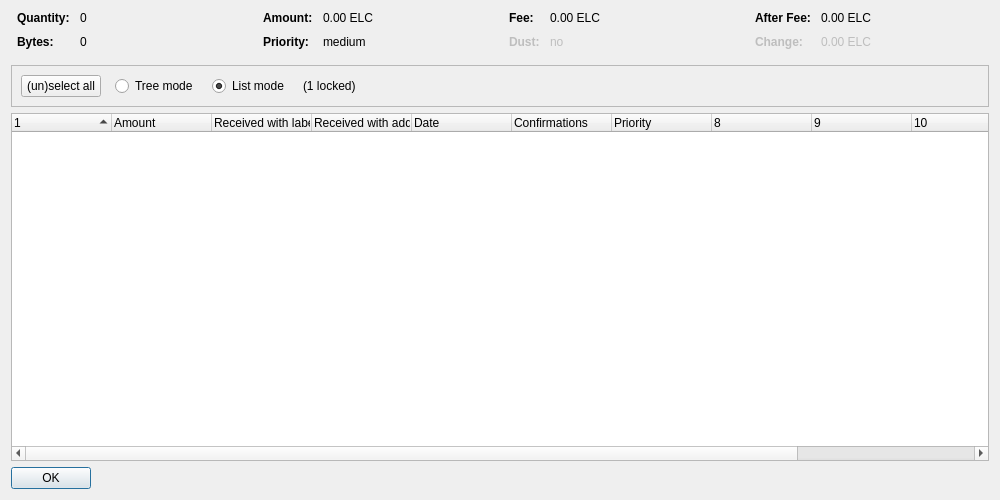
<?xml version="1.0" encoding="UTF-8"?>
<ui version="4.0">
 <class>CoinControlDialog</class>
 <widget class="QDialog" name="CoinControlDialog">
  <property name="geometry">
   <rect>
    <x>0</x>
    <y>0</y>
    <width>1000</width>
    <height>500</height>
   </rect>
  </property>
  <property name="windowTitle">
   <string>Coin Selection</string>
  </property>
  <layout class="QVBoxLayout" name="verticalLayout">
   <item>
    <layout class="QHBoxLayout" name="horizontalLayoutTop" stretch="0,0,0,0">
     <property name="topMargin">
      <number>0</number>
     </property>
     <property name="bottomMargin">
      <number>10</number>
     </property>
     <item>
      <layout class="QFormLayout" name="formLayoutCoinControl1">
       <property name="horizontalSpacing">
        <number>10</number>
       </property>
       <property name="verticalSpacing">
        <number>10</number>
       </property>
       <property name="leftMargin">
        <number>6</number>
       </property>
       <property name="rightMargin">
        <number>6</number>
       </property>
       <item row="0" column="0">
        <widget class="QLabel" name="labelCoinControlQuantityText">
         <property name="font">
          <font>
           <weight>75</weight>
           <bold>true</bold>
          </font>
         </property>
         <property name="text">
          <string>Quantity:</string>
         </property>
        </widget>
       </item>
       <item row="0" column="1">
        <widget class="QLabel" name="labelCoinControlQuantity">
         <property name="cursor">
          <cursorShape>IBeamCursor</cursorShape>
         </property>
         <property name="contextMenuPolicy">
          <enum>Qt::ActionsContextMenu</enum>
         </property>
         <property name="text">
          <string notr="true">0</string>
         </property>
         <property name="textInteractionFlags">
          <set>Qt::LinksAccessibleByMouse|Qt::TextSelectableByKeyboard|Qt::TextSelectableByMouse</set>
         </property>
        </widget>
       </item>
       <item row="1" column="0">
        <widget class="QLabel" name="labelCoinControlBytesText">
         <property name="font">
          <font>
           <weight>75</weight>
           <bold>true</bold>
          </font>
         </property>
         <property name="text">
          <string>Bytes:</string>
         </property>
        </widget>
       </item>
       <item row="1" column="1">
        <widget class="QLabel" name="labelCoinControlBytes">
         <property name="cursor">
          <cursorShape>IBeamCursor</cursorShape>
         </property>
         <property name="contextMenuPolicy">
          <enum>Qt::ActionsContextMenu</enum>
         </property>
         <property name="text">
          <string notr="true">0</string>
         </property>
         <property name="textInteractionFlags">
          <set>Qt::LinksAccessibleByMouse|Qt::TextSelectableByKeyboard|Qt::TextSelectableByMouse</set>
         </property>
        </widget>
       </item>
      </layout>
     </item>
     <item>
      <layout class="QFormLayout" name="formLayoutCoinControl2">
       <property name="horizontalSpacing">
        <number>10</number>
       </property>
       <property name="verticalSpacing">
        <number>10</number>
       </property>
       <property name="leftMargin">
        <number>6</number>
       </property>
       <property name="rightMargin">
        <number>6</number>
       </property>
       <item row="0" column="0">
        <widget class="QLabel" name="labelCoinControlAmountText">
         <property name="font">
          <font>
           <weight>75</weight>
           <bold>true</bold>
          </font>
         </property>
         <property name="text">
          <string>Amount:</string>
         </property>
        </widget>
       </item>
       <item row="0" column="1">
        <widget class="QLabel" name="labelCoinControlAmount">
         <property name="cursor">
          <cursorShape>IBeamCursor</cursorShape>
         </property>
         <property name="contextMenuPolicy">
          <enum>Qt::ActionsContextMenu</enum>
         </property>
         <property name="text">
          <string notr="true">0.00 ELC</string>
         </property>
         <property name="textInteractionFlags">
          <set>Qt::LinksAccessibleByMouse|Qt::TextSelectableByKeyboard|Qt::TextSelectableByMouse</set>
         </property>
        </widget>
       </item>
       <item row="1" column="0">
        <widget class="QLabel" name="labelCoinControlPriorityText">
         <property name="font">
          <font>
           <weight>75</weight>
           <bold>true</bold>
          </font>
         </property>
         <property name="text">
          <string>Priority:</string>
         </property>
        </widget>
       </item>
       <item row="1" column="1">
        <widget class="QLabel" name="labelCoinControlPriority">
         <property name="cursor">
          <cursorShape>IBeamCursor</cursorShape>
         </property>
         <property name="contextMenuPolicy">
          <enum>Qt::ActionsContextMenu</enum>
         </property>
         <property name="text">
          <string notr="true">medium</string>
         </property>
         <property name="textInteractionFlags">
          <set>Qt::LinksAccessibleByMouse|Qt::TextSelectableByKeyboard|Qt::TextSelectableByMouse</set>
         </property>
        </widget>
       </item>
      </layout>
     </item>
     <item>
      <layout class="QFormLayout" name="formLayoutCoinControl3">
       <property name="horizontalSpacing">
        <number>10</number>
       </property>
       <property name="verticalSpacing">
        <number>10</number>
       </property>
       <property name="leftMargin">
        <number>6</number>
       </property>
       <property name="rightMargin">
        <number>6</number>
       </property>
       <item row="0" column="0">
        <widget class="QLabel" name="labelCoinControlFeeText">
         <property name="font">
          <font>
           <weight>75</weight>
           <bold>true</bold>
          </font>
         </property>
         <property name="text">
          <string>Fee:</string>
         </property>
        </widget>
       </item>
       <item row="0" column="1">
        <widget class="QLabel" name="labelCoinControlFee">
         <property name="cursor">
          <cursorShape>IBeamCursor</cursorShape>
         </property>
         <property name="contextMenuPolicy">
          <enum>Qt::ActionsContextMenu</enum>
         </property>
         <property name="text">
          <string notr="true">0.00 ELC</string>
         </property>
         <property name="textInteractionFlags">
          <set>Qt::LinksAccessibleByMouse|Qt::TextSelectableByKeyboard|Qt::TextSelectableByMouse</set>
         </property>
        </widget>
       </item>
       <item row="1" column="0">
        <widget class="QLabel" name="labelCoinControlLowOutputText">
         <property name="enabled">
          <bool>false</bool>
         </property>
         <property name="font">
          <font>
           <weight>75</weight>
           <bold>true</bold>
          </font>
         </property>
         <property name="text">
          <string>Dust:</string>
         </property>
        </widget>
       </item>
       <item row="1" column="1">
        <widget class="QLabel" name="labelCoinControlLowOutput">
         <property name="enabled">
          <bool>false</bool>
         </property>
         <property name="cursor">
          <cursorShape>IBeamCursor</cursorShape>
         </property>
         <property name="contextMenuPolicy">
          <enum>Qt::ActionsContextMenu</enum>
         </property>
         <property name="text">
          <string notr="true">no</string>
         </property>
         <property name="textInteractionFlags">
          <set>Qt::LinksAccessibleByMouse|Qt::TextSelectableByKeyboard|Qt::TextSelectableByMouse</set>
         </property>
        </widget>
       </item>
      </layout>
     </item>
     <item>
      <layout class="QFormLayout" name="formLayoutCoinControl4">
       <property name="horizontalSpacing">
        <number>10</number>
       </property>
       <property name="verticalSpacing">
        <number>10</number>
       </property>
       <property name="leftMargin">
        <number>6</number>
       </property>
       <property name="rightMargin">
        <number>6</number>
       </property>
       <item row="0" column="0">
        <widget class="QLabel" name="labelCoinControlAfterFeeText">
         <property name="font">
          <font>
           <weight>75</weight>
           <bold>true</bold>
          </font>
         </property>
         <property name="text">
          <string>After Fee:</string>
         </property>
        </widget>
       </item>
       <item row="0" column="1">
        <widget class="QLabel" name="labelCoinControlAfterFee">
         <property name="cursor">
          <cursorShape>IBeamCursor</cursorShape>
         </property>
         <property name="contextMenuPolicy">
          <enum>Qt::ActionsContextMenu</enum>
         </property>
         <property name="text">
          <string notr="true">0.00 ELC</string>
         </property>
         <property name="textInteractionFlags">
          <set>Qt::LinksAccessibleByMouse|Qt::TextSelectableByKeyboard|Qt::TextSelectableByMouse</set>
         </property>
        </widget>
       </item>
       <item row="1" column="0">
        <widget class="QLabel" name="labelCoinControlChangeText">
         <property name="enabled">
          <bool>false</bool>
         </property>
         <property name="font">
          <font>
           <weight>75</weight>
           <bold>true</bold>
          </font>
         </property>
         <property name="text">
          <string>Change:</string>
         </property>
        </widget>
       </item>
       <item row="1" column="1">
        <widget class="QLabel" name="labelCoinControlChange">
         <property name="enabled">
          <bool>false</bool>
         </property>
         <property name="cursor">
          <cursorShape>IBeamCursor</cursorShape>
         </property>
         <property name="contextMenuPolicy">
          <enum>Qt::ActionsContextMenu</enum>
         </property>
         <property name="text">
          <string notr="true">0.00 ELC</string>
         </property>
         <property name="textInteractionFlags">
          <set>Qt::LinksAccessibleByMouse|Qt::TextSelectableByKeyboard|Qt::TextSelectableByMouse</set>
         </property>
        </widget>
       </item>
      </layout>
     </item>
    </layout>
   </item>
   <item>
    <widget class="QFrame" name="frame">
     <property name="minimumSize">
      <size>
       <width>0</width>
       <height>40</height>
      </size>
     </property>
     <property name="frameShape">
      <enum>QFrame::StyledPanel</enum>
     </property>
     <property name="frameShadow">
      <enum>QFrame::Sunken</enum>
     </property>
     <layout class="QHBoxLayout" name="horizontalLayout">
      <item>
       <layout class="QHBoxLayout" name="horizontalLayoutPanel" stretch="0,0,0,0,0">
        <property name="spacing">
         <number>14</number>
        </property>
        <item>
         <widget class="QPushButton" name="pushButtonSelectAll">
          <property name="sizePolicy">
           <sizepolicy hsizetype="Maximum" vsizetype="Fixed">
            <horstretch>0</horstretch>
            <verstretch>0</verstretch>
           </sizepolicy>
          </property>
          <property name="text">
           <string>(un)select all</string>
          </property>
          <property name="autoDefault">
           <bool>false</bool>
          </property>
         </widget>
        </item>
        <item>
         <widget class="QRadioButton" name="radioTreeMode">
          <property name="sizePolicy">
           <sizepolicy hsizetype="Maximum" vsizetype="Fixed">
            <horstretch>0</horstretch>
            <verstretch>0</verstretch>
           </sizepolicy>
          </property>
          <property name="text">
           <string>Tree mode</string>
          </property>
         </widget>
        </item>
        <item>
         <widget class="QRadioButton" name="radioListMode">
          <property name="sizePolicy">
           <sizepolicy hsizetype="Maximum" vsizetype="Fixed">
            <horstretch>0</horstretch>
            <verstretch>0</verstretch>
           </sizepolicy>
          </property>
          <property name="text">
           <string>List mode</string>
          </property>
          <property name="checked">
           <bool>true</bool>
          </property>
         </widget>
        </item>
        <item>
         <widget class="QLabel" name="labelLocked">
          <property name="text">
           <string notr="true">(1 locked)</string>
          </property>
         </widget>
        </item>
        <item>
         <spacer name="horizontalSpacer">
          <property name="orientation">
           <enum>Qt::Horizontal</enum>
          </property>
          <property name="sizeHint" stdset="0">
           <size>
            <width>40</width>
            <height>20</height>
           </size>
          </property>
         </spacer>
        </item>
       </layout>
      </item>
     </layout>
    </widget>
   </item>
   <item>
    <widget class="CoinControlTreeWidget" name="treeWidget">
     <property name="contextMenuPolicy">
      <enum>Qt::CustomContextMenu</enum>
     </property>
     <property name="sortingEnabled">
      <bool>false</bool>
     </property>
     <property name="columnCount">
      <number>12</number>
     </property>
     <attribute name="headerShowSortIndicator" stdset="0">
      <bool>true</bool>
     </attribute>
     <attribute name="headerStretchLastSection">
      <bool>false</bool>
     </attribute>
     <column>
      <property name="text">
       <string/>
      </property>
     </column>
     <column>
      <property name="text">
       <string>Amount</string>
      </property>
     </column>
     <column>
      <property name="text">
       <string>Received with label</string>
      </property>
     </column>
     <column>
      <property name="text">
       <string>Received with address</string>
      </property>
     </column>
     <column>
      <property name="text">
       <string>Date</string>
      </property>
     </column>
     <column>
      <property name="text">
       <string>Confirmations</string>
      </property>
      <property name="toolTip">
       <string>Confirmed</string>
      </property>
     </column>
     <column>
      <property name="text">
       <string>Priority</string>
      </property>
     </column>
     <column>
      <property name="text">
       <string/>
      </property>
     </column>
     <column>
      <property name="text">
       <string/>
      </property>
     </column>
     <column>
      <property name="text">
       <string/>
      </property>
     </column>
     <column>
      <property name="text">
       <string/>
      </property>
     </column>
     <column>
      <property name="text">
       <string/>
      </property>
     </column>
    </widget>
   </item>
   <item>
    <widget class="QDialogButtonBox" name="buttonBox">
     <property name="sizePolicy">
      <sizepolicy hsizetype="Maximum" vsizetype="Fixed">
       <horstretch>0</horstretch>
       <verstretch>0</verstretch>
      </sizepolicy>
     </property>
     <property name="orientation">
      <enum>Qt::Horizontal</enum>
     </property>
     <property name="standardButtons">
      <set>QDialogButtonBox::Ok</set>
     </property>
    </widget>
   </item>
  </layout>
 </widget>
 <customwidgets>
  <customwidget>
   <class>CoinControlTreeWidget</class>
   <extends>QTreeWidget</extends>
   <header>coincontroltreewidget.h</header>
  </customwidget>
 </customwidgets>
 <resources/>
 <connections/>
</ui>
